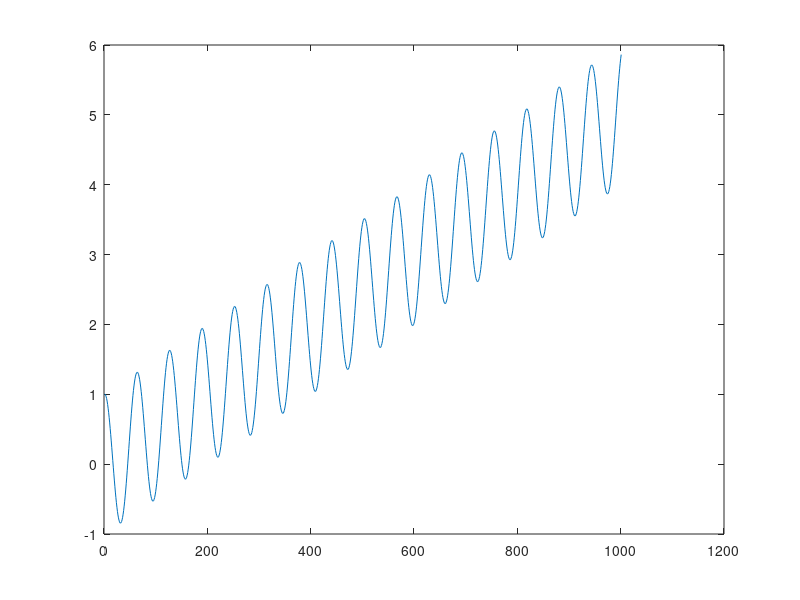
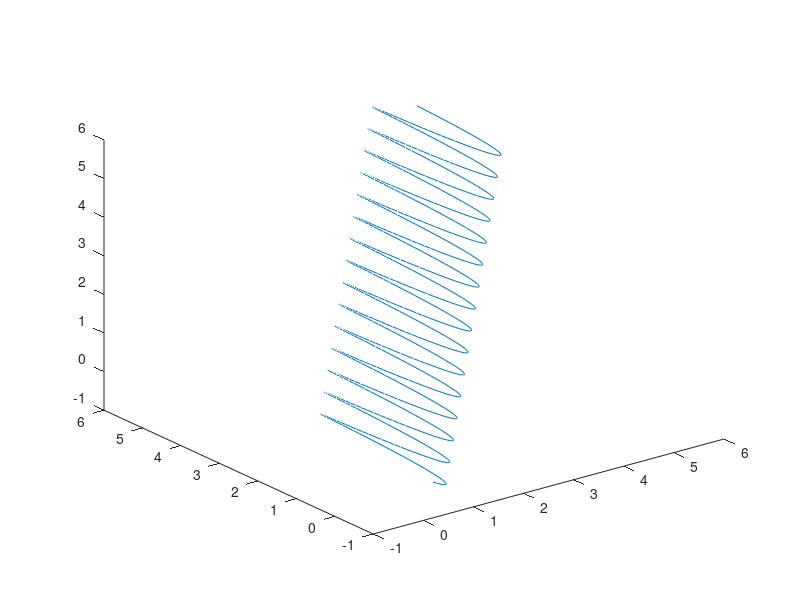
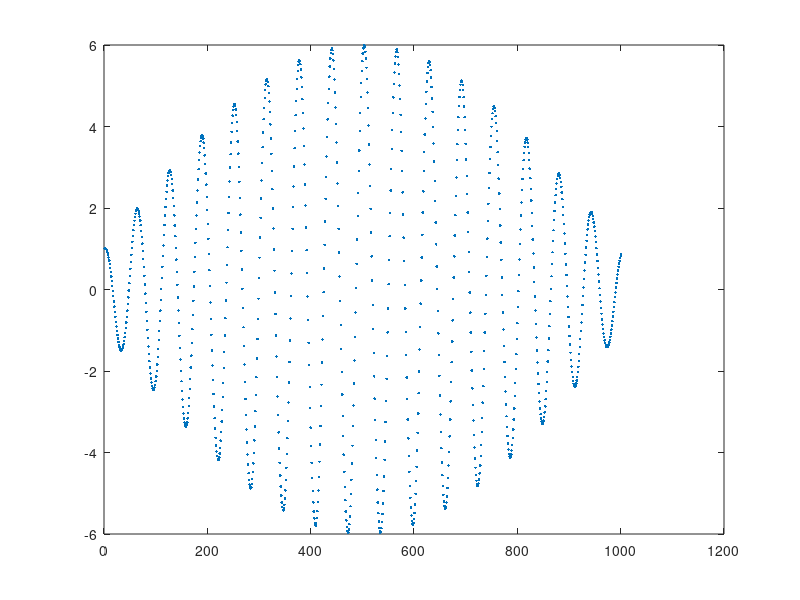
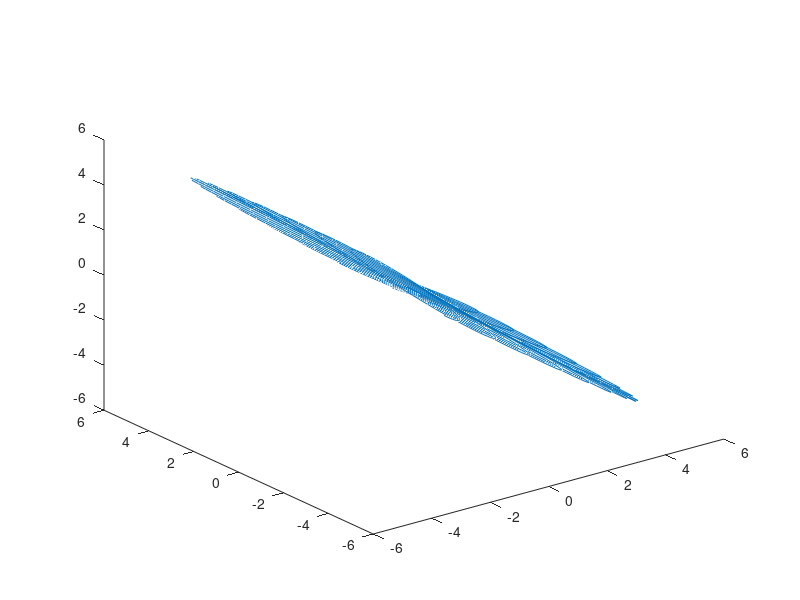

Source code (MATLAB) for these figures, in order: (Note: this script raises an error after producing the figures.)
%% mean drift

step=0.1
t=0:step:100;
g=cos(t)+t/20;   %linear

%g=cos(t)+(t-50).^2/400;  %symmetric quadratic
%g=cos(t)+(t-40).^2/400;  %semi-symmetric quadratic
%g=cos(t)+(t-30).^2/400;  %nonsymmetric quadratic

%g(1:500)=cos(t(1:500))+(t(1:500)-50).^2/400; g(501:1001)=cos(t(501:end))-(t(501:end)-50).^2/400; %flipped quadratic
%g=g-t/20;

%g(1:500)=cos(t(1:500))+t(1:500)/20; g(501:1001)=cos(t(501:end))+t(501:end)/10-t(500)/20;   %piecewise linear 
%g(1:500)=cos(t(1:500))+t(1:500)/10; g(501:1001)=cos(t(501:end))+t(501:end)/20+t(500)/20; 

figure;
plot(g)

% embed in 3d
dim=3;
lag=round(pi/2/step);
X=[g(1:end-2*lag); g(1+lag:end-lag); g(1+2*lag:end)]';
figure
plot3(X(:,1),X(:,2),X(:,3))

%% amplitude drift

step=0.1;
t=0:step:100;
%g=(1+t/20).*cos(t);   dim=2;  
g=(1+5*sin(t/100*pi)).*cos(t);    dim=3

lag=pi/2/step;
figure;
plot(g,'.')
% embed in 
figure
if dim==2,
    X=[g(1:end-2*lag); g(1+lag:end-lag)]';
    plot(X(:,1),X(:,2),'.')
elseif dim==3,
    X=[g(1:end-2*lag); g(1+lag:end-lag); g(1+2*lag:end)]';
    plot3(X(:,1),X(:,2),X(:,3))
end


%% calc evecs and plot

stepforward=1;

epsilonfactor=1;  

neighbourcount=7;
numevals=15;
n=size(X,1);
[Ptuned]=make_TO(X,stepforward,neighbourcount);


Ps=stochasticise(Ptuned); %row stochasticise.
Ps=sparse(Ps);

%Ps=P;
[u,v]=eigs(Ps,numevals);
[ul,vl]=eigs(Ps',numevals);

%number of eigenfunction to be plotted below.
evnum=2;  %need 6 for linear amplitude drift, 8 for quadratic amplitude drift, 2 for all mean drifts
if evnum==1,
    ul(:,evnum)=ul(:,evnum)*sign(ul(end,evnum))*sqrt(size(ul,1));
    figure
    subplot(1,3,1);scatter(t(1+lag:end-lag-stepforward),X(1:end-stepforward,1),3,ul(:,evnum),'filled'); xlabel('time');ylabel('g(x_t)');colorbar;colormap jet
    subplot(1,3,2);plot(t(1+lag:end-lag-stepforward),ul(:,evnum)); xlabel('time'); ylabel('eigenvector value')
    subplot(1,3,3);scatter3(X(1+lag:end-lag-stepforward,1),X(1+lag:end-lag-stepforward,2),X(1+lag:end-lag-stepforward,3),5,ul(1+lag:end-lag,evnum),'filled');xlabel('g(x_t)');ylabel('g(x_{t+\pi/2})');zlabel('g(x_{t+\pi})');colorbar;colormap jet
else
    u(:,evnum)=u(:,evnum)*sign(u(end,evnum))
    u(:,evnum)=u(:,evnum)/norm(u(:,evnum))*sqrt(size(u,1));
    figure
 subplot(1,3,1);scatter(1:size(X,1)-stepforward,X(1:end-stepforward,1),3,u(:,evnum),'filled'); xlabel('time');ylabel('g(x_t)');colorbar;colormap jet
    subplot(1,3,2);plot(1:size(u,1),u(:,evnum)); xlabel('time'); ylabel('eigenvector value')
     if dim==2,
        subplot(1,3,3);scatter(X(1+lag:end-lag-1,1),X(1+lag:end-lag-1,2),5,u(1+lag:end-lag,evnum),'filled');xlabel('g(x_t)');ylabel('g(x_{t+\pi/2})');zlabel('g(x_{t+\pi})');colorbar;colormap jet
    elseif dim==3,
        subplot(1,3,3);scatter3(X(1+lag:end-lag-stepforward,1),X(1+lag:end-lag-stepforward,2),X(1+lag:end-lag-stepforward,3),5,u(1+lag:end-lag,evnum),'filled');xlabel('g(x_t)');ylabel('g(x_{t+\pi/2})');zlabel('g(x_{t+\pi})');colorbar;colormap jet
    end
 end    


%% create transfer operator

function Ptuned=make_TO(X,stepforward,neighboursize)


n=size(X,1);
D=pdist2(X,X);
nn=zeros(n,1);
for i=1:n,
    s=sort(D(:,i),'ascend');
    nn(i)=s(neighboursize);
end

S=pdist2(X(1:end-stepforward,:),X(1+stepforward:end,:));

Ptuned = exp((-S.^2)./(nn(1:end-stepforward)*nn(1+stepforward:end)'));

end




